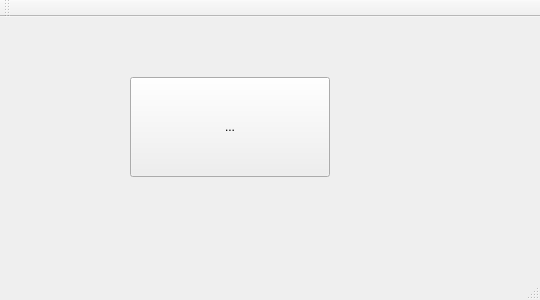
<?xml version="1.0" encoding="UTF-8"?>
<ui version="4.0">
 <class>MainWindow</class>
 <widget class="QMainWindow" name="MainWindow">
  <property name="geometry">
   <rect>
    <x>0</x>
    <y>0</y>
    <width>540</width>
    <height>300</height>
   </rect>
  </property>
  <property name="windowTitle">
   <string>MainWindow</string>
  </property>
  <widget class="QWidget" name="centralWidget">
   <widget class="QToolButton" name="toolButton">
    <property name="geometry">
     <rect>
      <x>130</x>
      <y>60</y>
      <width>200</width>
      <height>100</height>
     </rect>
    </property>
    <property name="text">
     <string>...</string>
    </property>
   </widget>
  </widget>
  <widget class="QMenuBar" name="menuBar">
   <property name="geometry">
    <rect>
     <x>0</x>
     <y>0</y>
     <width>540</width>
     <height>28</height>
    </rect>
   </property>
  </widget>
  <widget class="QToolBar" name="mainToolBar">
   <attribute name="toolBarArea">
    <enum>TopToolBarArea</enum>
   </attribute>
   <attribute name="toolBarBreak">
    <bool>false</bool>
   </attribute>
  </widget>
  <widget class="QStatusBar" name="statusBar"/>
 </widget>
 <layoutdefault spacing="6" margin="11"/>
 <resources/>
 <connections/>
</ui>
